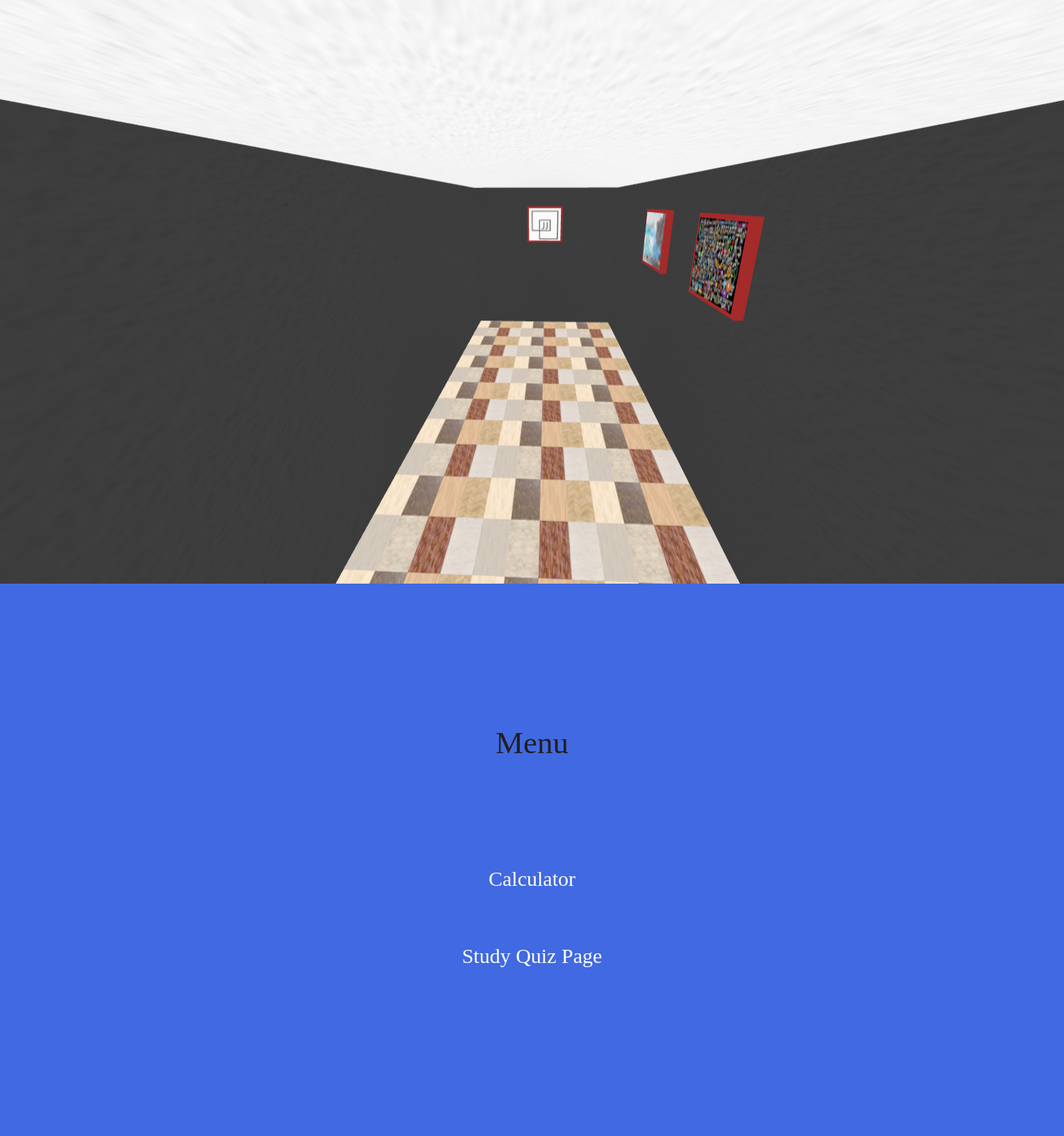
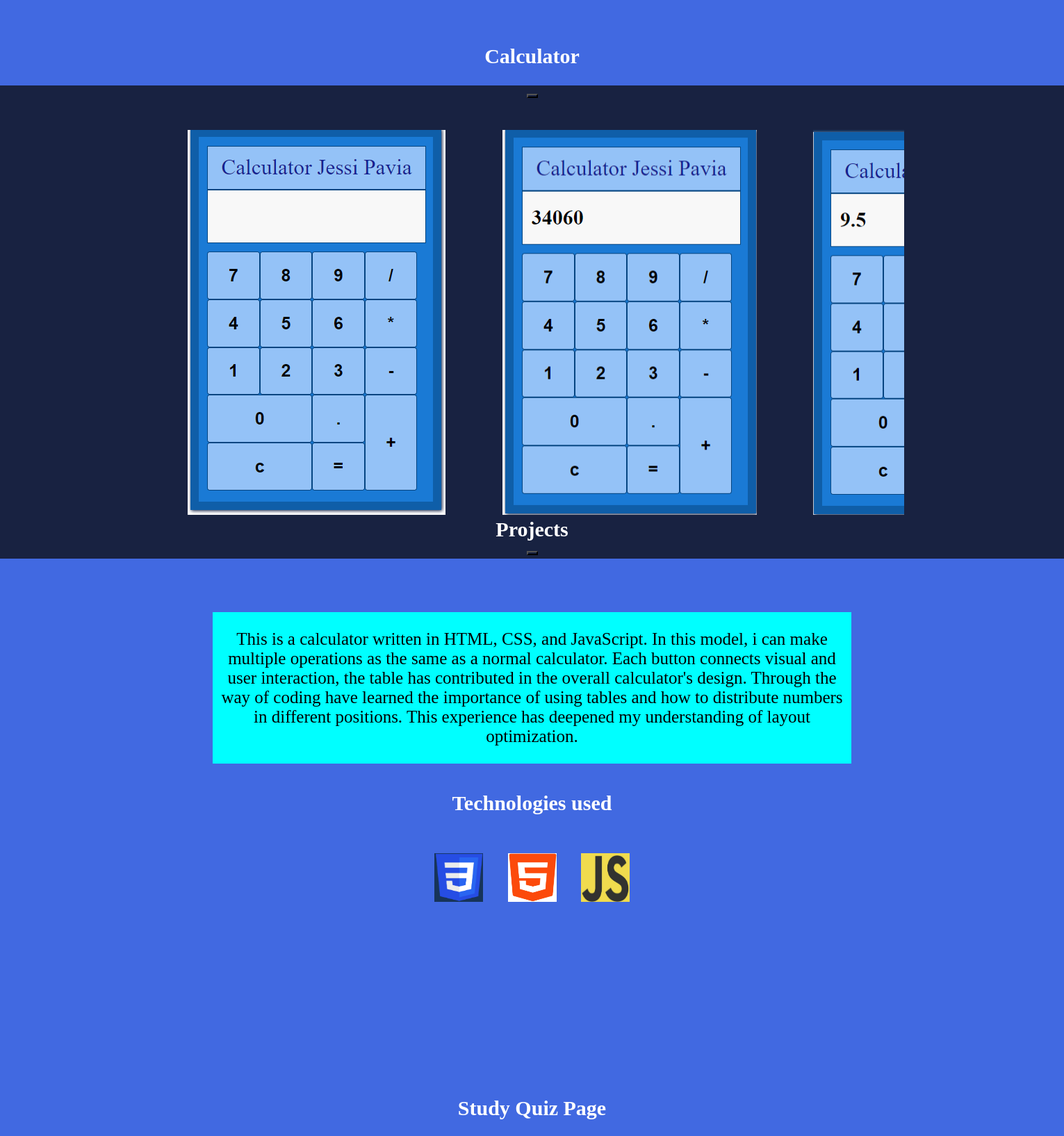
The page / (upper part) on the database its author committed (2 pictures, top to bottom).
### projects/models.py (models this page shows, shortened)
class Project(models.Model):
    title = models.CharField(max_length=600)
    description = models.TextField(max_length = 600)

class ImageRendering(models.Model):
    project = models.ForeignKey('Project', related_name="images", on_delete = models.CASCADE)
    image = models.ImageField(upload_to='project_images')

class TechnologyImage(models.Model):
    project = models.ForeignKey('Project', related_name = "technology_images", on_delete = models.CASCADE)
    technology_image = models.ImageField(upload_to='technology_images')

### projects/views.py (the view)
# urls.py: path("", views.project_index, name="project_index"),
def project_index(request):
    projects = Project.objects.all()
    context = {
        "projects": projects,
    }
    return render(request, "projects/project_index.html", context)

### projects/templates/projects/project_index.html (shortened to what this page needs)
{% extends "projects/base.html" %}
{% load static %}
{%block link%}
<link rel="stylesheet" type="text/css" href="{%static 'projects.css'%}">
{%endblock%}
{% block body %}
    <div class="front-page background">
        <h1 class="title">Projects</h1>
        <img src="{% static 'roomback.png' %}">
    </div>
    <div class="content">
        <p class="menu-pages">Menu</p>
        <div class="content-menu">
            {% for project in projects %}
                <div class="menu">
                    <a href="#{{project.title}}" class="links">{{project.title}}</a>
                </div>
            {%endfor%}
        </div>
        {% for project in projects %}
                <div class="content">
                    <h2 class="title color" id="{{project.title}}">{{ project.title }}</h2>
                    <div class="container">
                        {% if project.images.all %}
                            <div class="carousel-view">
                                <button id="previous-image" class="previous-image"></button>
                                <div id="list" class="list">
                                    {% for image in project.images.all %}
                                        <img src="{{ image.image.url }}" alt="{{ project.title }} image" id="image" class="item" />
                                    {% endfor %}
                                </div>
                                <button id="next-image" class="next-image"></button>
                            </div>
                        {% endif %}
                        <div class="description">
                            <p>{{ project.description }}</p>
                        </div>
                    </div>
                    <div class="technology_images">
                        <h4 class="color size">Technologies used</h4>
                        {% if project.technology_images.all %}
                            <div>
                                {% for tech_image in project.technology_images.all %}
                                    <img src="{{ tech_image.technology_image.url }}" alt="{{ project.title }} technology image">
                                {% endfor %}
                            </div>
                        {% endif %}
                    </div>
                </div>
        {% endfor %}
    </div>
{% endblock %}

### projects/templates/projects/base.html (shortened to what this page needs)
{% load static %}
<!DOCTYPE html>
<html>
    <head>
        {%block link%}
        {%endblock%}
    </head>
    <body class="container">
        {% block body%}
        {%endblock%}
    </body>
</html>

### static/projects.css (style rules this page uses)
body { background-color: rgba(65, 105, 225, 1); display: flex; flex-direction: column; justify-content: center; font-size: 20px; text-align: center; height: 100%; margin: 0; }
.menu { font-size: 30px; margin-bottom: 5%; z-index: 2; }
div a { text-decoration: none; color: white; }
.front-page h1 { position: absolute; top: 50%; left: 50%; transform: translate(-50%, -50%); color: white; font-size: 30px; text-align: center; z-index: 2; }
.size { font-size: 30px; }
.menu-pages { color:#211f1f; font-size: 45px; margin-bottom: 10%; }
.content-menu { margin-bottom: 20%; }
.description { background-color: aqua; margin-top: 5%; width: 60%; font-size: 25px; }
.technology_images img { width: 70px; height: 70px; margin: 1%; margin-bottom: 8%; }
.title { text-align: center; }
.color { color: #fff; }
.content { position: relative; margin-top: 10%; }
.carousel-view { overflow: hidden; position: relative; background-color: rgb(24, 34, 65); width: 100%; }
.list { width: 70%; display: flex; scroll-behavior: smooth; overflow: auto; scroll-snap-type: x mandatory; margin: 0 auto; }
.item { margin: 1%; padding: 30px; width: 100%; }
.container { display: flex; flex-direction: column; justify-content: center; align-items: center; }
#previous-image, #next-image { position: relative; top: 50%; transform: translateY(-50%); outline: none; background-color: transparent; }
#previous-image { left: 0; }
#next-image { right: 0; }
.list { -ms-overflow-style: none; scrollbar-width: none; }
button { background-color: #3498db; }

### rows shown on the page
Project: title "Calculator", description "This is a calculator written in HTML, CSS, and JavaScript. In this model, i can make multiple operations as the same as a normal calculator. Each button connects visual and user interaction, the table has contributed in the overall calculator's design. Through the way of coding have learned the importance of using tables and how to distribute numbers in different positions. This experience has deepened my understanding of layout optimization."
Project: title "Study Quiz Page"
ImageRendering: image (picture)
ImageRendering: image (picture)
ImageRendering: image (picture)
TechnologyImage: technology_image (picture)
TechnologyImage: technology_image (picture)
TechnologyImage: technology_image (picture)
